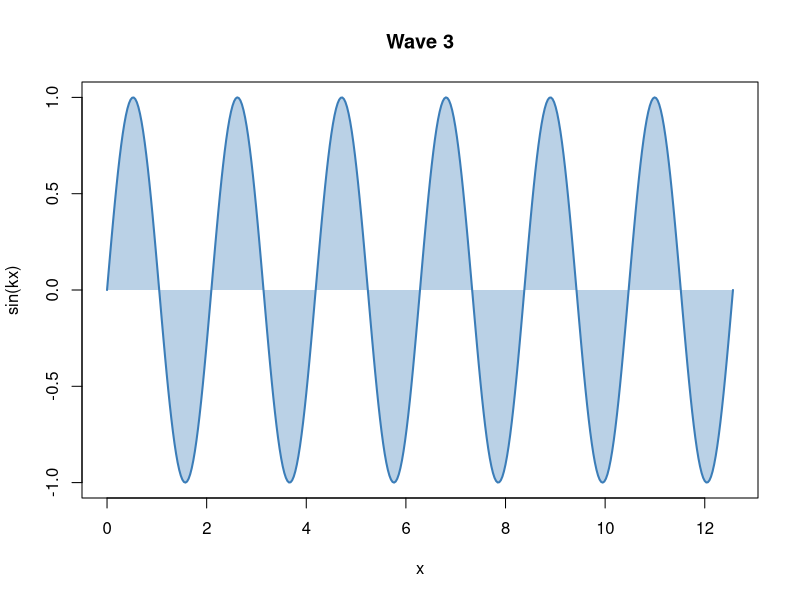
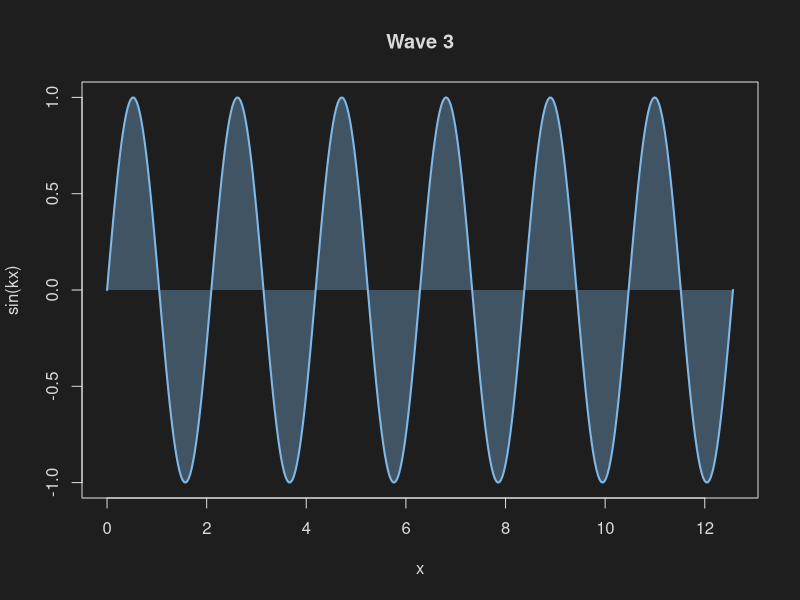
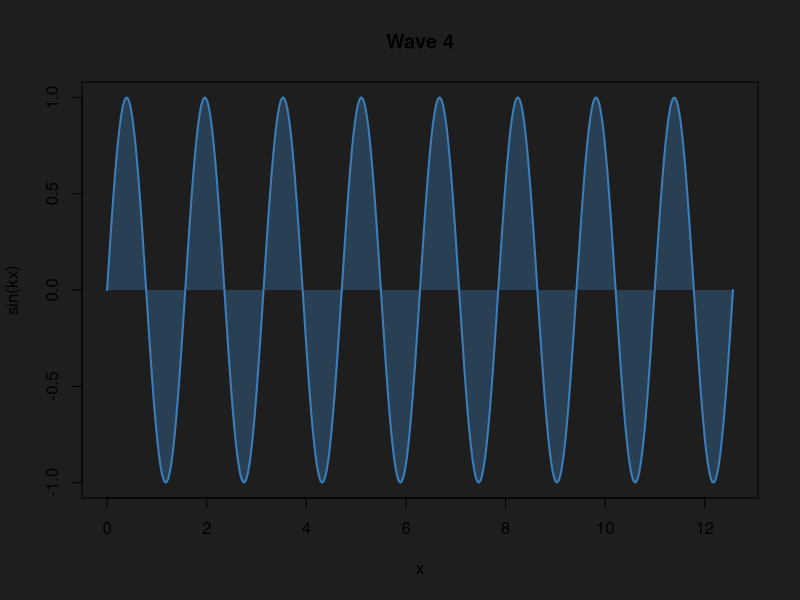
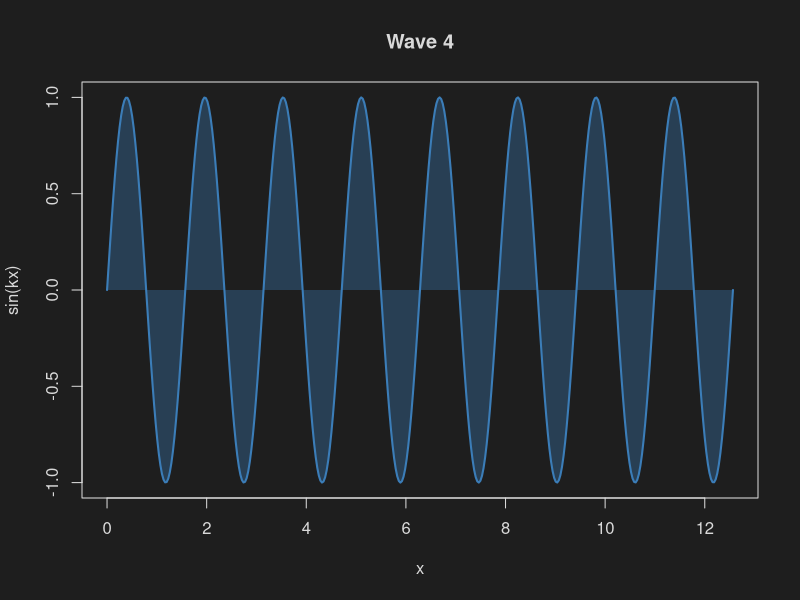
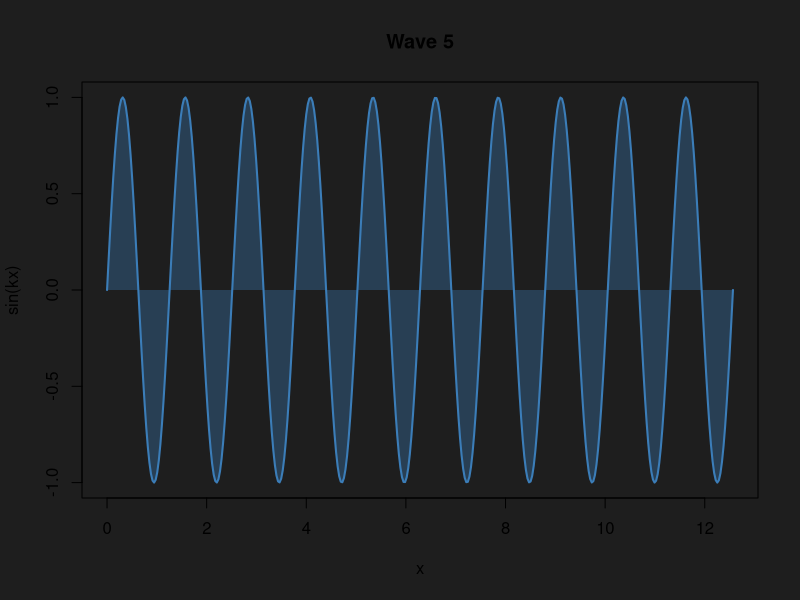
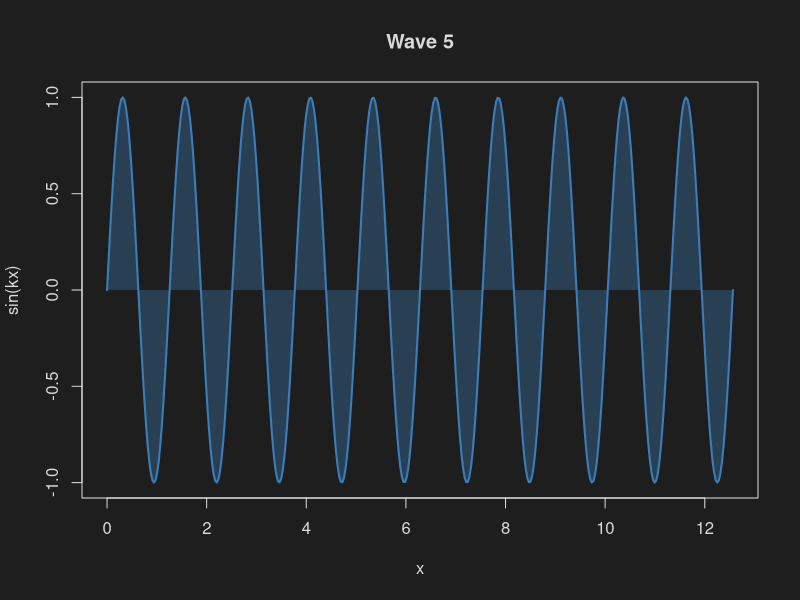
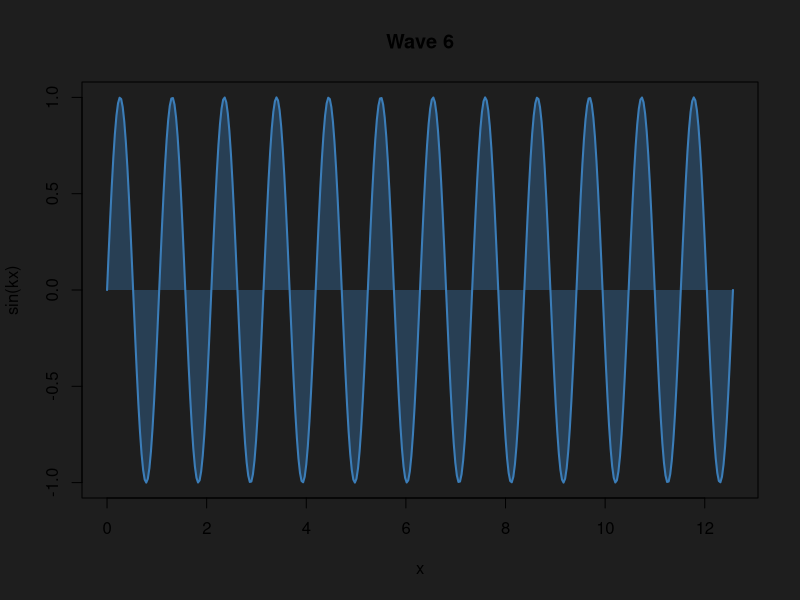
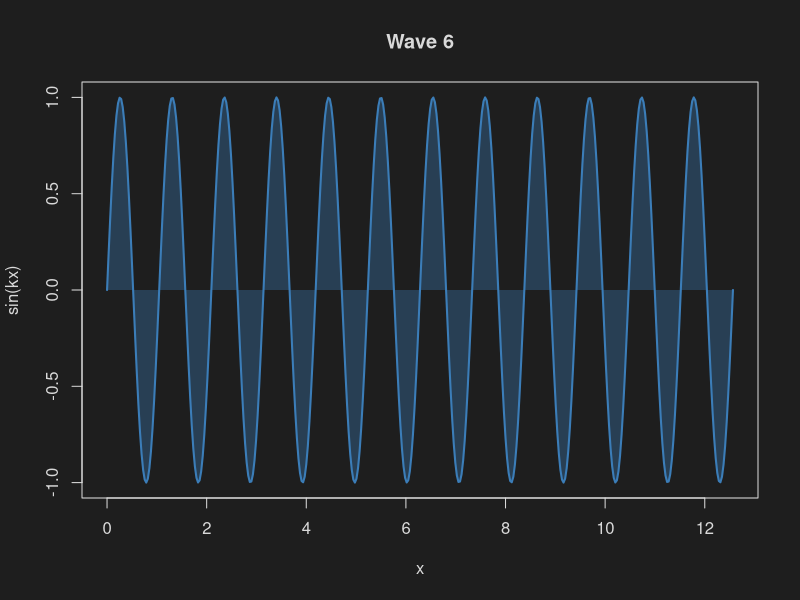

The R source for these figures, in order:
## ---- chunk 1
#' Draw a shaded sine wave.
#'
#' @param k Wave number; the curve completes k cycles.
#' @param ink Color for the axes, labels, and title.
#' @param paper Plot background color, or NULL to leave the device background.
#' @param col Color for the curve and its shaded area.
wave <- function(k = 1, ink = "black", paper = NULL, col = "#3B7DB8") {
  if (!is.null(paper)) {
    par(bg = paper)
  }
  par(fg = ink, col.axis = ink, col.lab = ink, col.main = ink)
  x <- seq(0, 4 * pi, length.out = 400)
  plot(
    x,
    sin(k * x),
    type = "n",
    main = paste("Wave", k),
    xlab = "x",
    ylab = "sin(kx)"
  )
  polygon(
    c(x, rev(x)),
    c(sin(k * x), rep(0, length(x))),
    col = adjustcolor(col, 0.35),
    border = NA
  )
  lines(x, sin(k * x), lwd = 2, col = col)
}
## ---- chunk 2
#| panzoom: true
#| renderings: [light, dark]
#| fig-alt: "A sine curve in blue on a background matching the page"
#| fig-cap: >-
#|   Wave 3: y = sin(3x); the area between the curve and y = 0 is shaded.

wave(k = 3, paper = "white")
wave(k = 3, ink = "gray85", paper = "#1E1E1E", col = "#7FB8E6")
## ---- chunk 3
#| panzoom: true
#| dev: ragg_png
#| dev.args: !expr list(bg = "transparent")
#| renderings: [light, dark]
#| fig-alt: "A sine curve in blue with axes in the text color"
#| fig-cap: >-
#|   Wave 4: y = sin(4x); the area between the curve and y = 0 is shaded.

wave(k = 4)
wave(k = 4, ink = "gray85")
## ---- chunk 4
#| panzoom:
#|   group: renderings
#| dev: ragg_png
#| dev.args: !expr list(bg = "transparent")
#| renderings: [light, dark]
#| fig-alt: "A sine curve in blue with axes in the text color"
#| fig-cap: >-
#|   Wave 5: y = sin(5x); the area between the curve and y = 0 is shaded.

wave(k = 5)
wave(k = 5, ink = "gray85")
## ---- chunk 5
#| panzoom:
#|   group: renderings
#| dev: ragg_png
#| dev.args: !expr list(bg = "transparent")
#| renderings: [light, dark]
#| fig-alt: "A sine curve in blue with axes in the text color"
#| fig-cap: >-
#|   Wave 6: y = sin(6x); the area between the curve and y = 0 is shaded.

wave(k = 6)
wave(k = 6, ink = "gray85")
## ---- chunk 6
#| panzoom: true
#| dev: ragg_png
#| dev.args: !expr list(bg = "transparent")
#| renderings: [dark, light]
#| fig-alt: "A sine curve in blue with axes in the text color"
#| fig-cap: >-
#|   Wave 2: y = sin(2x); the area between the curve and y = 0 is shaded.

wave(k = 2, ink = "gray85")
wave(k = 2)
